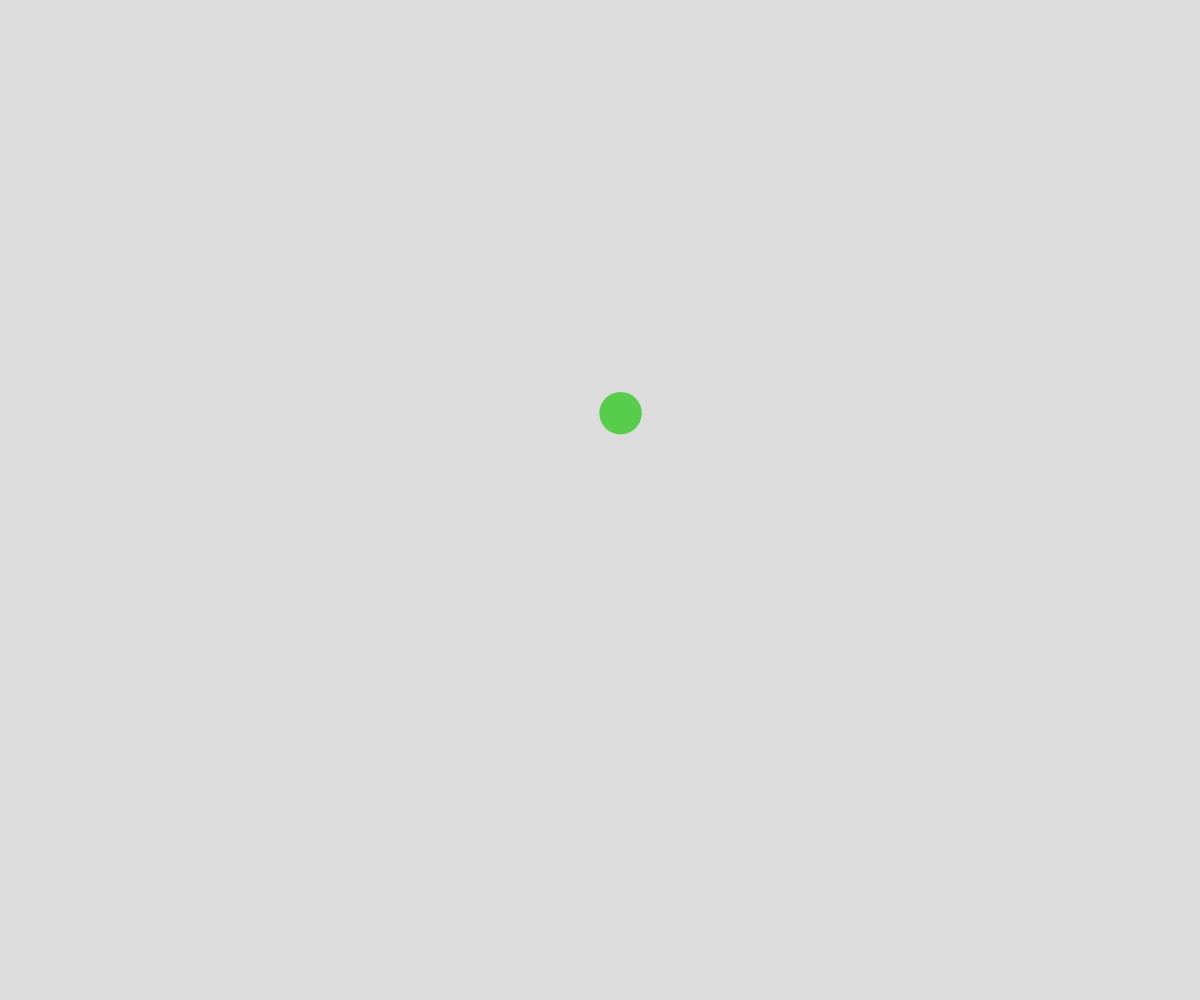
Frame 1 (no input)
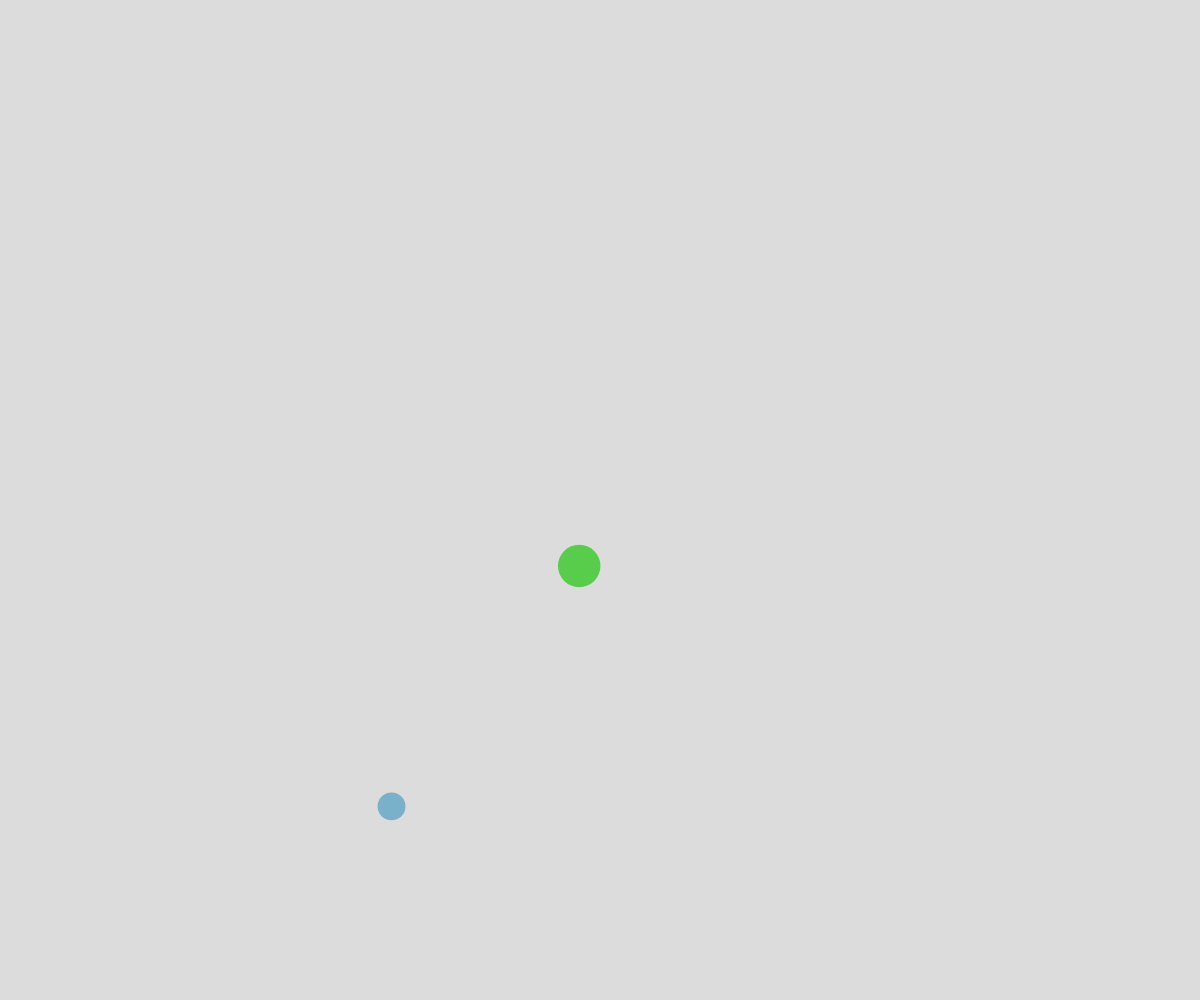
Frame 60 (no input)
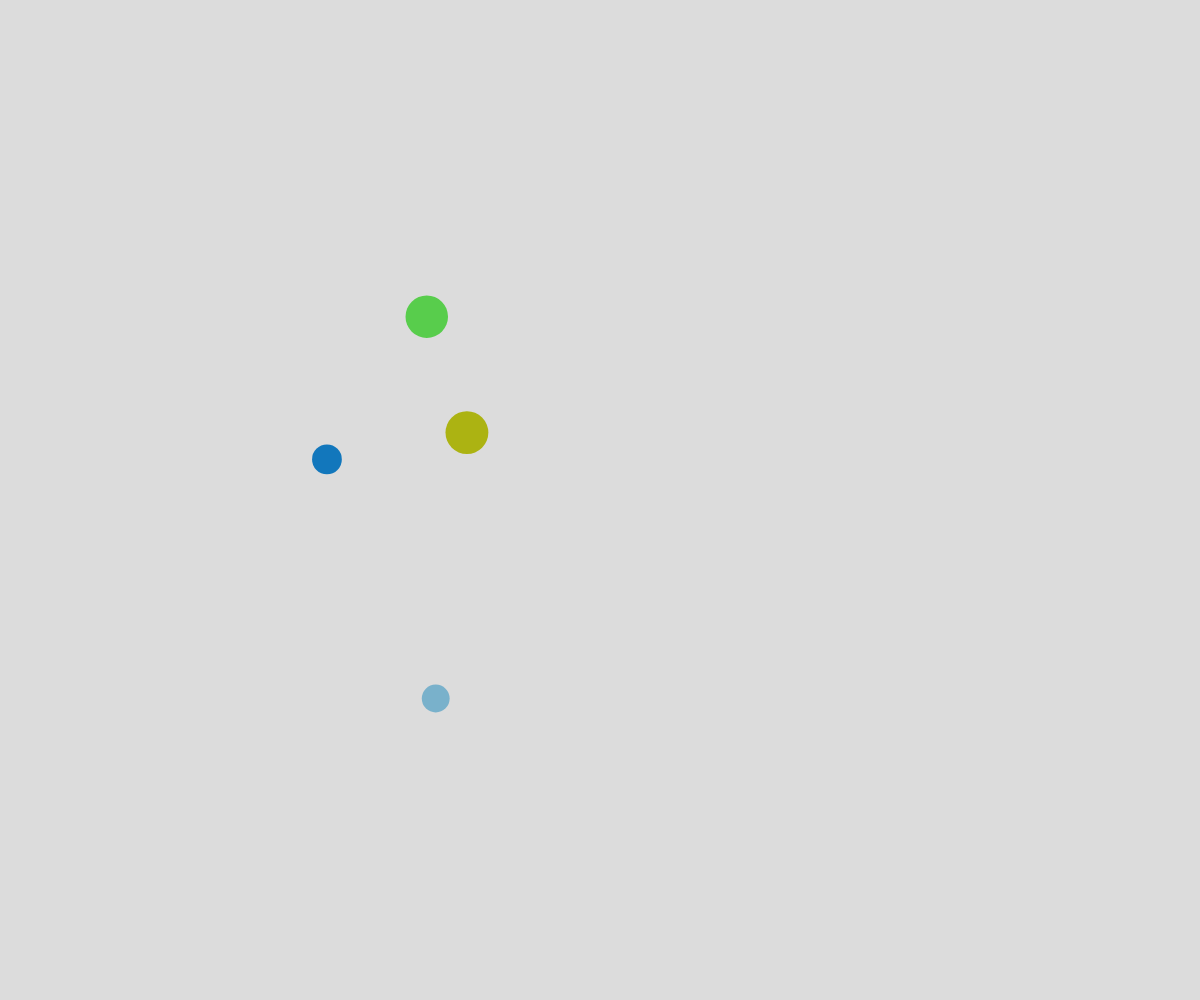
Frame 120 (the mouse pressed at the canvas centre since frame 60)

The p5.js sketch that drew these frames (run headless with seeded random() and noise() and a simulated clock; from frame 60 on, the mouse is pressed at the canvas centre):

// p5.js sketch
// ── sketch.js
// Perlin Bubbles Demo
// Noise, Arrays and object Notation

let theBubbles = [];

function setup() {
  createCanvas(windowWidth, windowHeight);
  noStroke();
  spawnBubble();

  //add a new bubble every half second
  window.setInterval(spawnBubble, 500);
}

function draw() {
  background(220);

  for (let bubble of theBubbles) {
    //move
    bubble.x = noise(bubble.time) * width;
    bubble.y = noise(bubble.time + bubble.buffer) * height;
    bubble.time += bubble.deltaTime;

    //display
    fill(bubble.r, bubble.g, bubble.b);
    circle(bubble.x, bubble.y, bubble.diameter);
  }
}

function spawnBubble() {
  let _time = random(1000);
  let _buffer = random(1000);

  let theBubble = {
    time: _time,
    buffer: _buffer,
    x: noise(_time) * width,
    y: noise(_time + _buffer) * height,
    diameter: random(20, 50),
    deltaTime: 0.01,
    r: random(255),
    g: random(255),
    b: random(255),
  };
  theBubbles.push(theBubble);
}
